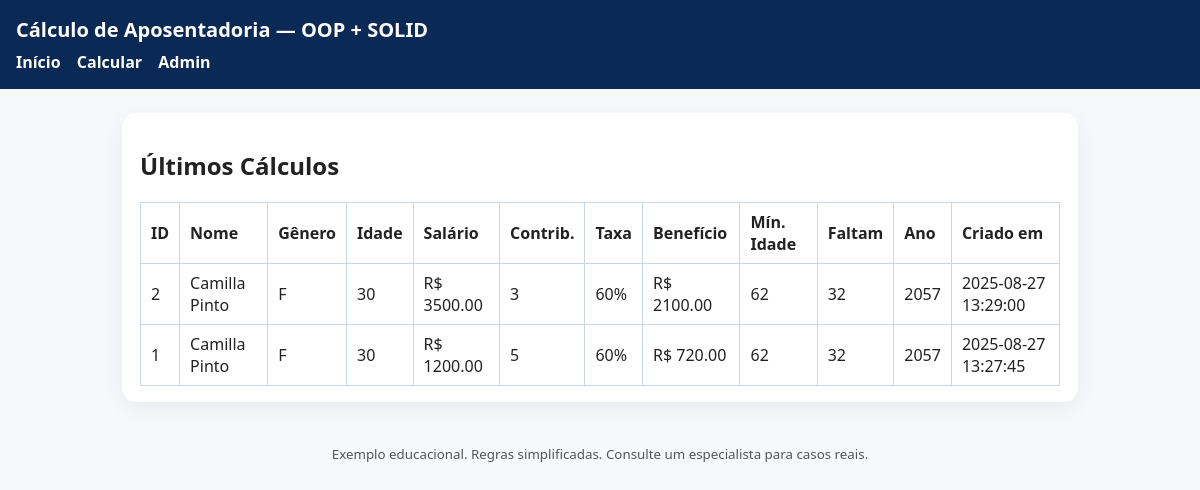
The page /admin on the database its author committed.
### tables this page shows
CREATE TABLE calculos (
            id INTEGER PRIMARY KEY AUTOINCREMENT,
            nome TEXT NOT NULL,
            genero TEXT NOT NULL,
            idade INTEGER NOT NULL,
            salario REAL NOT NULL,
            contribuicao INTEGER NOT NULL,
            taxa REAL NOT NULL,
            beneficio REAL NOT NULL,
            minimo_idade INTEGER NOT NULL,
            faltam_anos INTEGER NOT NULL,
            ano_estimado INTEGER NOT NULL,
            criado_em TEXT DEFAULT CURRENT_TIMESTAMP
        );

### app.py (the view)
@app.route("/admin")
def admin():
    rows = last_calculations(50)
    return render_template("admin.html", rows=rows)

### services/repository.py (called while the page is built)
def get_db():
    con = sqlite3.connect(DB_PATH)
    con.row_factory = sqlite3.Row
    return con

def last_calculations(limit: int = 25):
    con = get_db()
    cur = con.cursor()
    cur.execute("""
        SELECT id, nome, genero, idade, salario, contribuicao, taxa, beneficio,
               minimo_idade, faltam_anos, ano_estimado, criado_em
        FROM calculos ORDER BY id DESC LIMIT ?;
    """, (limit,))
    rows = cur.fetchall()
    con.close()
    return rows

### templates/admin.html (shortened to what this page needs)
{% extends "base.html" %}
{% block content %}
<section class="card">
  <h2>Últimos Cálculos</h2>
  <table class="tabela" border="1">
    <thead>
      <tr>
        <th>ID</th><th>Nome</th><th>Gênero</th><th>Idade</th><th>Salário</th>
        <th>Contrib.</th><th>Taxa</th><th>Benefício</th><th>Mín. Idade</th><th>Faltam</th><th>Ano</th><th>Criado em</th>
      </tr>
    </thead>
    <tbody>
      {% for r in rows %}
      <tr>
        <td>{{ r['id'] }}</td>
        <td>{{ r['nome'] }}</td>
        <td>{{ 'F' if r['genero']=='f' else 'M' }}</td>
        <td>{{ r['idade'] }}</td>
        <td>R$ {{ "%.2f"|format(r['salario']) }}</td>
        <td>{{ r['contribuicao'] }}</td>
        <td>{{ "%.0f"|format(r['taxa']*100) }}%</td>
        <td>R$ {{ "%.2f"|format(r['beneficio']) }}</td>
        <td>{{ r['minimo_idade'] }}</td>
        <td>{{ r['faltam_anos'] }}</td>
        <td>{{ r['ano_estimado'] }}</td>
        <td>{{ r['criado_em'] }}</td>
      </tr>
      {% endfor %}
    </tbody>
  </table>
</section>
{% endblock %}

### templates/base.html (shortened to what this page needs)
<!doctype html>
<html lang="pt-BR">
<head>
  <link rel="stylesheet" href="{{ url_for('static', filename='style.css') }}">
</head>
<body>
<header>
  <h1 class="app-title">Cálculo de Aposentadoria — OOP + SOLID</h1>
  <nav>
    <a href="{{ url_for('index') }}">Início</a>
    <a href="{{ url_for('calcular') }}">Calcular</a>
    <a href="{{ url_for('admin') }}">Admin</a>
  </nav>
</header>
<main>
  {% block content %}{% endblock %}
</main>
<footer>
  <small>Exemplo educacional. Regras simplificadas. Consulte um especialista para casos reais.</small>
</footer>
</body>
</html>

### static/style.css (style rules this page uses)
* { box-sizing: border-box; }
body { font-family: system-ui, -apple-system, Segoe UI, Roboto, Arial, sans-serif; margin: 0; padding: 0; background: #f6f8fb; color: #222; }
header { background: #0b2955; color: #fff; padding: 16px; }
header .app-title { margin: 0 0 8px 0; font-size: 20px; }
nav a { color: #fff; text-decoration: none; margin-right: 12px; font-weight: 600; }
main { max-width: 980px; margin: 24px auto; padding: 0 12px; }
.card { background: #fff; border-radius: 14px; padding: 16px 18px; box-shadow: 0 6px 20px rgba(0,0,0,0.06); margin-bottom: 18px; }
.tabela { width: 100%; border-collapse: collapse; }
.tabela th, .tabela td { padding: 8px 10px; border: 1px solid #c9d5ea; text-align: left; }
footer { text-align: center; padding: 16px; color: #555; }

### rows shown on the page
calculos: id "2", nome "Camilla Pinto", genero "F", idade "30", salario "3500.00", contribuicao "3", r['taxa']*100 "60", beneficio "2100.00", minimo_idade "62", faltam_anos "32", ano_estimado "2057", criado_em "2025-08-27 13:29:00"
calculos: id "1", nome "Camilla Pinto", genero "F", idade "30", salario "1200.00", contribuicao "5", r['taxa']*100 "60", beneficio "720.00", minimo_idade "62", faltam_anos "32", ano_estimado "2057", criado_em "2025-08-27 13:27:45"
